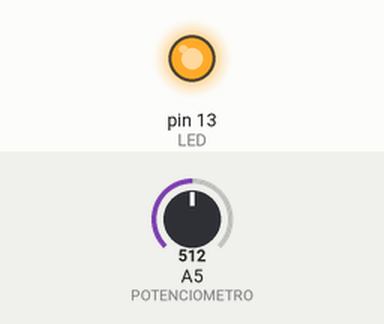
Recording of a sketch running on a simulated Arduino Uno, built with avr-gcc and run on an emulated ATmega328P. Parts: output pins drawn as LEDs (lit = HIGH). Inputs (shaded band) come from the test bench; at power-on: A5 (POTENCIOMETRO) = 512.

Above: at 1.2 s.
1.3 s: A5 (POTENCIOMETRO) set to 500
At 2.5 s:
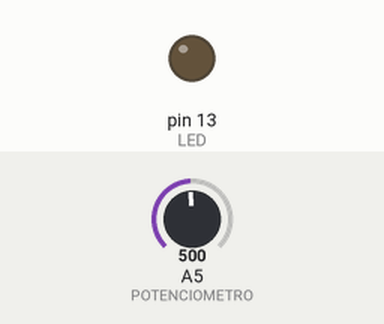
2.8 s: A5 (POTENCIOMETRO) set to 716
At 3.9 s:
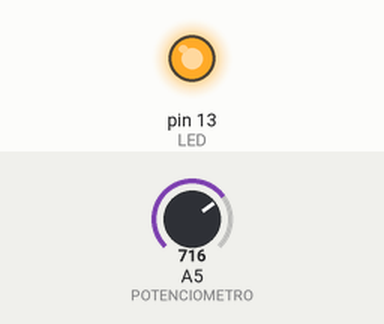
4.3 s: A5 (POTENCIOMETRO) set to 511
At 5.0 s:
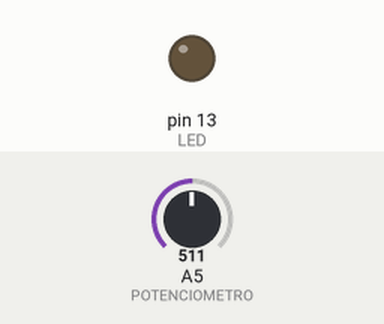
Timing chart, 0 to 7.3 s (numbered marks = the images above; inputs shaded):
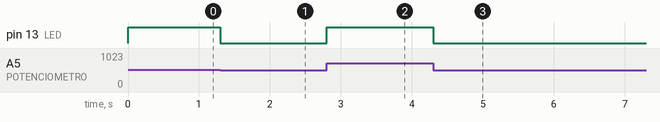

Measured:
- the behaviour switches between 512 and 511 on A5 (POTENCIOMETRO) (found by bisection; images 0 and 1)
- after the input at 1.3 s, pin 13 (LED): HIGH → LOW at once
- after the input at 2.8 s, pin 13 (LED): LOW → HIGH at once
- after the input at 4.3 s, pin 13 (LED): HIGH → LOW at once

The sketch:

potenciometroandLed.ino
```cpp
const byte LED =13;
const byte POTENCIOMETRO = A5;
unsigned int valorPotenciometro;

void setup(){
pinMode(LED,OUTPUT);
pinMode(POTENCIOMETRO,INPUT);
}
void loop(){
valorPotenciometro = analogRead(POTENCIOMETRO);
analogWrite(LED, byte(valorPotenciometro/4));

}
```
